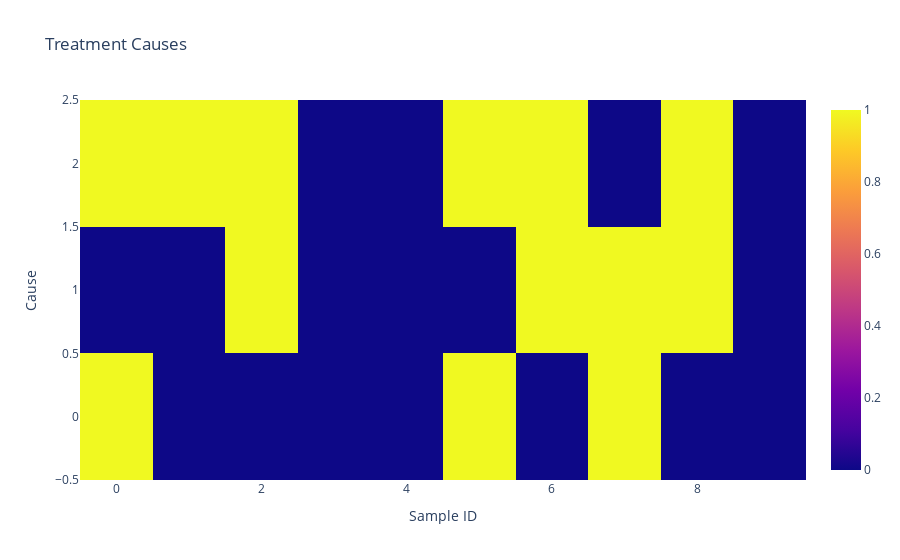

This figure's notebook cell:
### Markdown cell above
Treatment Causes

### Code cell
fig = go.Figure(data=go.Heatmap(z=A_visual[sample_ids].T))
fig.update_layout(
    title='Treatment Causes',
    xaxis_title='Sample ID',
    yaxis_title='Cause'
)
fig.show()

### Figure 1 — Plotly figure (JSON) as saved in the notebook; plotly's stock layout.template omitted (floating-point values rounded to 4 significant figures)
{"data": [{"type": "heatmap", "z": [[1, 0, 0, 0, 0, 1, 0, 1, 0, 0], [0, 0, 1, 0, 0, 0, 1, 1, 1, 0], [1, 1, 1, 0, 0, 1, 1, 0, 1, 0]]}], "layout": {"title": {"text": "Treatment Causes"}, "xaxis": {"title": {"text": "Sample ID"}}, "yaxis": {"title": {"text": "Cause"}}}}
